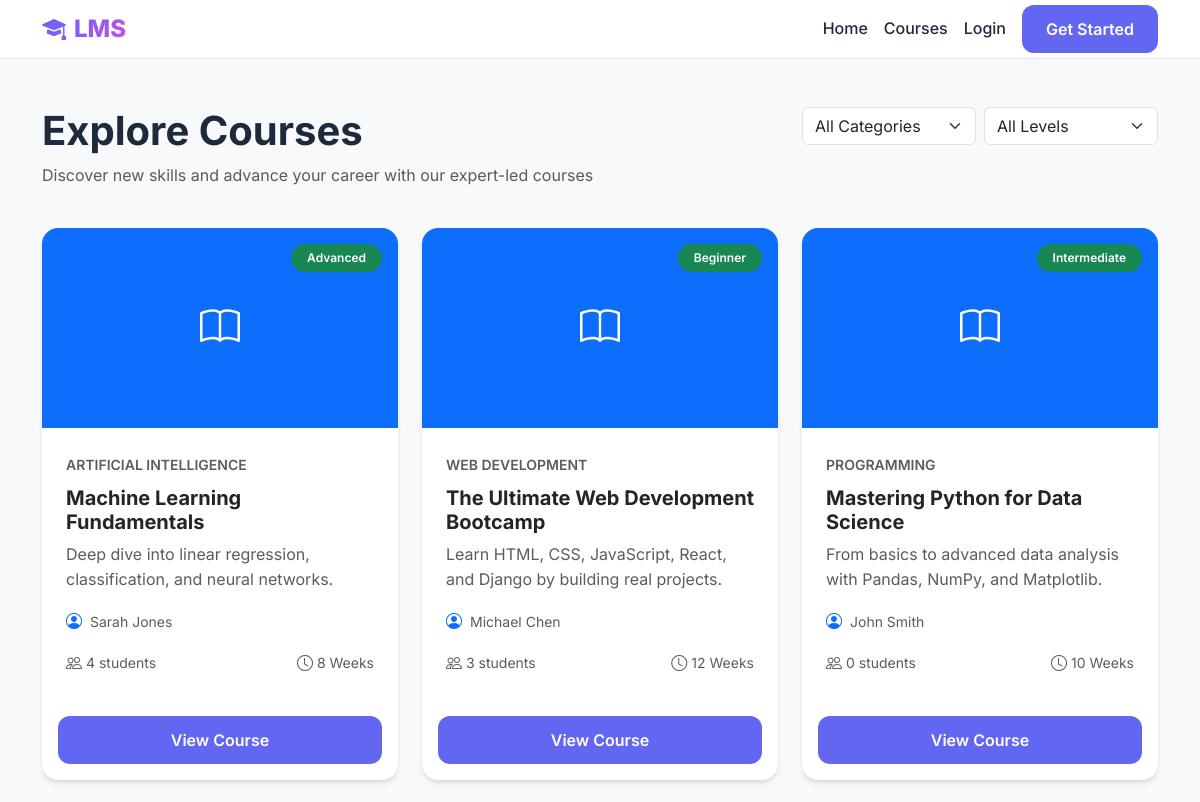
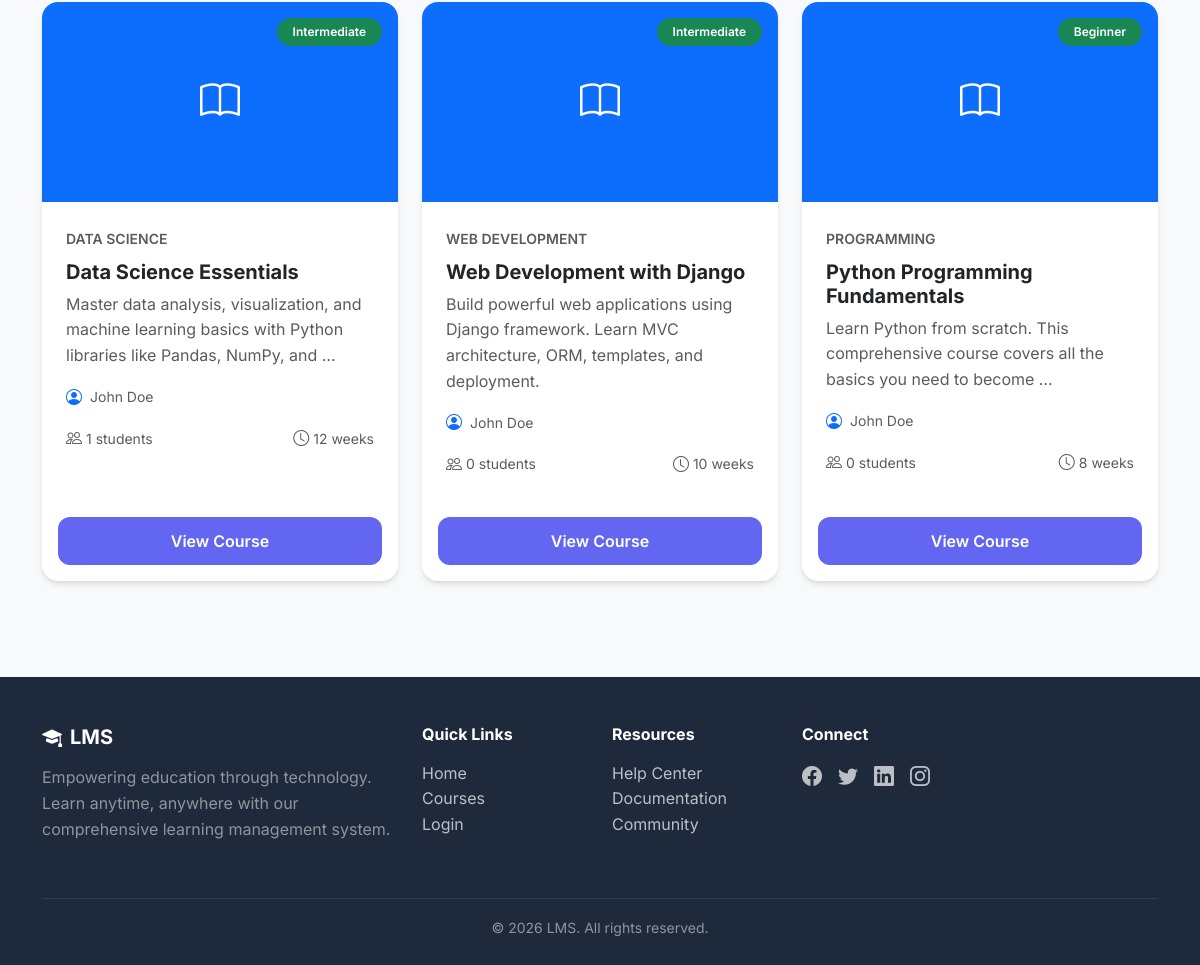
Page /courses/ on the committed database (2 pictures, top to bottom).
### courses/models.py (models this page shows, shortened)
class Course(models.Model):
    STATUS_CHOICES = [
        ('draft', 'Draft'),
        ('published', 'Published'),
        ('archived', 'Archived'),
    ]
    title = models.CharField(max_length=200)
    description = models.TextField()
    instructor = models.ForeignKey(User, on_delete=models.CASCADE, related_name='courses_taught', limit_choices_to={'role': 'instructor'})
    cover_image = models.ImageField(upload_to='courses/covers/', blank=True, null=True)
    category = models.CharField(max_length=100, blank=True, null=True)
    duration = models.CharField(max_length=50, help_text="e.g., '8 weeks', '3 months'")
    difficulty = models.CharField(max_length=20, choices=[
        ('beginner', 'Beginner'),
        ('intermediate', 'Intermediate'),
        ('advanced', 'Advanced'),
    ], default='beginner')
    status = models.CharField(max_length=20, choices=STATUS_CHOICES, default='draft')
    max_students = models.PositiveIntegerField(default=100)
    created_at = models.DateTimeField(auto_now_add=True)
    updated_at = models.DateTimeField(auto_now=True)
    class Meta:
        ordering = ['-created_at']
    def enrolled_count(self):
        return self.enrollments.filter(status='active').count()

### accounts/models.py (models this page shows, shortened)
class User(AbstractUser):
    ROLE_CHOICES = [
        ('admin', 'Admin'),
        ('instructor', 'Instructor'),
        ('student', 'Student'),
    ]
    role = models.CharField(max_length=20, choices=ROLE_CHOICES, default='student')
    email = models.EmailField(unique=True)
    profile_picture = models.ImageField(upload_to='profiles/', blank=True, null=True)
    bio = models.TextField(blank=True, null=True)
    phone_number = models.CharField(max_length=15, blank=True, null=True)
    date_of_birth = models.DateField(blank=True, null=True)
    reset_token = models.CharField(max_length=100, blank=True, null=True)
    reset_token_expiry = models.DateTimeField(blank=True, null=True)
    created_at = models.DateTimeField(auto_now_add=True)
    updated_at = models.DateTimeField(auto_now=True)

### courses/views.py (the view)
# urls.py: path('', views.course_list, name='course_list'),
def course_list(request):
    courses = Course.objects.filter(status='published')
    category = request.GET.get('category')
    difficulty = request.GET.get('difficulty')
    if category:
        courses = courses.filter(category__iexact=category)
    if difficulty:
        courses = courses.filter(difficulty=difficulty)
    categories = Course.objects.filter(status='published').values_list('category', flat=True).distinct()
    context = {
        'courses': courses,
        'categories': categories,
        'selected_category': category,
        'selected_difficulty': difficulty,
    }
    return render(request, 'courses/course_list.html', context)

### templates/courses/course_list.html (shortened to what this page needs)
{% extends 'base.html' %}
{% block content %}
<div class="bg-light py-5">
    <div class="container">
        <div class="row mb-4">
            <div class="col-lg-8">
                <h1 class="fw-bold mb-2">Explore Courses</h1>
                <p class="text-muted">Discover new skills and advance your career with our expert-led courses</p>
            </div>
            <div class="col-lg-4">
                <form method="get" class="d-flex gap-2">
                    <select name="category" class="form-select" onchange="this.form.submit()">
                        <option value="">All Categories</option>
                    </select>
                    <select name="difficulty" class="form-select" onchange="this.form.submit()">
                        <option value="">All Levels</option>
                    </select>
                </form>
            </div>
        </div>
        <div class="row g-4">
            {% for course in courses %}
            <div class="col-md-4">
                <div class="card course-card h-100">
                    {% if course.cover_image %}
                        <img src="{{ course.cover_image.url }}" class="card-img-top" alt="{{ course.title }}" style="height: 200px; object-fit: cover;">
                    {% else %}
                        <div class="card-img-top bg-primary d-flex align-items-center justify-content-center" style="height: 200px;">
                            <i class="bi bi-book fs-1 text-white"></i>
                        </div>
                    {% endif %}
                    <span class="badge bg-success position-absolute" style="top: 1rem; right: 1rem;">{{ course.difficulty|title }}</span>
                    <div class="card-body">
                        <small class="text-muted text-uppercase fw-semibold">{{ course.category|default:"General" }}</small>
                        <h5 class="card-title fw-bold mt-2 mb-2">{{ course.title }}</h5>
                        <p class="card-text text-muted">{{ course.description|truncatewords:15 }}</p>
                        <div class="d-flex align-items-center mb-3">
                            <i class="bi bi-person-circle me-2 text-primary"></i>
                            <small class="text-muted">{{ course.instructor.get_full_name|default:course.instructor.username }}</small>
                        </div>
                        <div class="d-flex justify-content-between align-items-center">
                            <div class="d-flex align-items-center text-muted">
                                <i class="bi bi-people me-1"></i>
                                <small>{{ course.enrolled_count }} students</small>
                            </div>
                            <div class="d-flex align-items-center text-muted">
                                <i class="bi bi-clock me-1"></i>
                                <small>{{ course.duration }}</small>
                            </div>
                        </div>
                    </div>
                    <div class="card-footer bg-transparent border-0 p-3">
                        <a href="{% url 'course_detail' course.id %}" class="btn btn-primary w-100">View Course</a>
                    </div>
                </div>
            </div>
            {% empty %}
            <div class="col-12 text-center py-5">
                <i class="bi bi-inbox fs-1 text-muted"></i>
                <h4 class="mt-3">No courses found</h4>
                <p class="text-muted">Try adjusting your filters or check back later for new courses.</p>
            </div>
            {% endfor %}
        </div>
    </div>
</div>
{% endblock %}

### templates/base.html (shortened to what this page needs)
<!DOCTYPE html>
<html lang="en">
<head>
    <link href="https://cdn.jsdelivr.net/npm/bootstrap@5.3.2/dist/css/bootstrap.min.css" rel="stylesheet">
    <link href="https://cdn.jsdelivr.net/npm/bootstrap-icons@1.11.1/font/bootstrap-icons.css" rel="stylesheet">
    {% load static %}
    <link rel="stylesheet" href="{% static 'css/styles.css' %}">
</head>
<body>
    <nav class="navbar navbar-expand-lg">
        <div class="container">
            <a class="navbar-brand" href="{% url 'home' %}">
                <i class="bi bi-mortarboard-fill me-2"></i>LMS
            </a>
            <div class="collapse navbar-collapse" id="navbarNav">
                <ul class="navbar-nav ms-auto align-items-center">
                    <li class="nav-item">
                        <a class="nav-link" href="{% url 'home' %}">Home</a>
                    </li>
                    <li class="nav-item">
                        <a class="nav-link" href="{% url 'course_list' %}">Courses</a>
                    </li>
                    {% if user.is_authenticated %}
                        <li class="nav-item">
                            <a class="nav-link" href="{% url 'dashboard' %}">
                                <i class="bi bi-speedometer2 me-1"></i>Dashboard
                            </a>
                        </li>
                        <li class="nav-item dropdown">
                            <a class="nav-link dropdown-toggle" href="#" role="button" data-bs-toggle="dropdown">
                                {% if user.profile_picture %}
                                    <img src="{{ user.profile_picture.url }}" alt="" class="rounded-circle" width="32" height="32">
                                {% else %}
                                    <i class="bi bi-person-circle fs-4"></i>
                                {% endif %}
                            </a>
                            <ul class="dropdown-menu dropdown-menu-end">
                                <li><a class="dropdown-item" href="{% url 'profile' %}"><i class="bi bi-person me-2"></i>Profile</a></li>
                                <li><hr class="dropdown-divider"></li>
                                <li><a class="dropdown-item" href="{% url 'logout' %}"><i class="bi bi-box-arrow-right me-2"></i>Logout</a></li>
                            </ul>
                        </li>
                    {% else %}
                        <li class="nav-item">
                            <a class="nav-link" href="{% url 'login' %}">Login</a>
                        </li>
                        <li class="nav-item">
                            <a class="btn btn-primary ms-2" href="{% url 'register' %}">Get Started</a>
                        </li>
                    {% endif %}
                </ul>
            </div>
        </div>
    </nav>
    {% block content %}{% endblock %}
    <footer class="footer mt-5">
        <div class="container">
            <div class="row">
                <div class="col-md-4 mb-4">
                    <h5 class="fw-bold mb-3"><i class="bi bi-mortarboard-fill me-2"></i>LMS</h5>
                    <p class="text-white-50">Empowering education through technology. Learn anytime, anywhere with our comprehensive learning management system.</p>
                </div>
                <div class="col-md-2 mb-4">
                    <h6 class="fw-bold mb-3">Quick Links</h6>
                    <ul class="list-unstyled">
                        <li><a href="{% url 'home' %}">Home</a></li>
                        <li><a href="{% url 'course_list' %}">Courses</a></li>
                        <li><a href="{% url 'login' %}">Login</a></li>
                    </ul>
                </div>
                <div class="col-md-2 mb-4">
                    <h6 class="fw-bold mb-3">Resources</h6>
                    <ul class="list-unstyled">
                        <li><a href="#">Help Center</a></li>
                        <li><a href="#">Documentation</a></li>
                        <li><a href="#">Community</a></li>
                    </ul>
                </div>
                <div class="col-md-4 mb-4">
                    <h6 class="fw-bold mb-3">Connect</h6>
                    <div class="d-flex gap-3">
                        <a href="#" class="fs-5"><i class="bi bi-facebook"></i></a>
                        <a href="#" class="fs-5"><i class="bi bi-twitter"></i></a>
                        <a href="#" class="fs-5"><i class="bi bi-linkedin"></i></a>
                        <a href="#" class="fs-5"><i class="bi bi-instagram"></i></a>
                    </div>
                </div>
            </div>
            <hr class="border-secondary">
            <div class="text-center text-white-50">
                <small>&copy; 2026 LMS. All rights reserved.</small>
            </div>
        </div>
    </footer>
</body>
</html>

### static/css/styles.css (style rules this page uses)
:root { --primary: #6366f1; --primary-dark: #4f46e5; --primary-light: #818cf8; --secondary: #10b981; --accent: #f59e0b; --danger: #ef4444; --dark: #1e293b; --light: #f8fafc; --gray: #64748b; --gray-light: #e2e8f0; --gradient-1: linear-gradient(135deg, #6366f1 0%, #8b5cf6 50%, #d946ef 100%); --gradient-2: linear-gradient(135deg, #10b981 0%, #06b6d4 100%); --shadow-sm: 0 1px 2px 0 rgb(0 0 0 / 0.05); --shadow: 0 4px 6px -1px rgb(0 0 0 / 0.1), 0 2px 4px -2px rgb(0 0 0 / 0.1); --shadow-lg: 0 10px 15px -3px rgb(0 0 0 / 0.1), 0 4px 6px -4px rgb(0 0 0 / 0.1); --shadow-xl: 0 20px 25px -5px rgb(0 0 0 / 0.1), 0 8px 10px -6px rgb(0 0 0 / 0.1); }
* { margin: 0; padding: 0; box-sizing: border-box; }
body { font-family: 'Inter', -apple-system, BlinkMacSystemFont, 'Segoe UI', Roboto, sans-serif; background: var(--light); color: var(--dark); line-height: 1.6; min-height: 100vh; }
.navbar { background: rgba(255, 255, 255, 0.95); backdrop-filter: blur(10px); border-bottom: 1px solid var(--gray-light); padding: 0; position: sticky; top: 0; z-index: 1000; }
.navbar-brand { font-size: 1.5rem; font-weight: 800; background: var(--gradient-1); -webkit-background-clip: text; -webkit-text-fill-color: transparent; background-clip: text; }
.navbar-nav .nav-link { font-weight: 500; color: var(--dark); padding: 1rem 1.25rem; transition: all 0.3s ease; }
.btn { font-weight: 600; padding: 0.75rem 1.5rem; border-radius: 0.75rem; transition: all 0.3s ease; border: none; }
.btn-primary { background: var(--primary); color: white; }
.card { background: white; border-radius: 1rem; border: none; box-shadow: var(--shadow); transition: all 0.3s ease; overflow: hidden; }
.card-body { padding: 1.5rem; }
.course-card { position: relative; }
.course-card .card-img-top { height: 200px; object-fit: cover; }
.course-card .badge { position: absolute; top: 1rem; right: 1rem; padding: 0.5rem 1rem; border-radius: 2rem; font-weight: 600; }
.badge { padding: 0.5rem 0.875rem; border-radius: 2rem; font-weight: 600; font-size: 0.75rem; }
.footer { background: var(--dark); color: white; padding: 3rem 0 1.5rem; }
.footer a { color: rgba(255, 255, 255, 0.7); text-decoration: none; transition: color 0.3s ease; }

### rows in the picture
Course: difficulty "Advanced", category "ARTIFICIAL INTELLIGENCE", title "Machine Learning Fundamentals", description "Deep dive into linear regression, classification, and neural networks.", instructor.get_full_name "Sarah Jones", enrolled_count "4", duration "8 Weeks"
Course: difficulty "Beginner", category "WEB DEVELOPMENT", title "The Ultimate Web Development Bootcamp", description "Learn HTML, CSS, JavaScript, React, and Django by building real projects.", instructor.get_full_name "Michael Chen", enrolled_count "3", duration "12 Weeks"
Course: difficulty "Intermediate", category "PROGRAMMING", title "Mastering Python for Data Science", description "From basics to advanced data analysis with Pandas, NumPy, and Matplotlib.", instructor.get_full_name "John Smith", enrolled_count "0", duration "10 Weeks"
Course: difficulty "Intermediate", category "DATA SCIENCE", title "Data Science Essentials", description "Master data analysis, visualization, and machine learning basics with Python libraries like Pandas, NumPy, and …", instructor.get_full_name "John Doe", enrolled_count "1", duration "12 weeks"
Course: difficulty "Intermediate", category "WEB DEVELOPMENT", title "Web Development with Django", description "Build powerful web applications using Django framework. Learn MVC architecture, ORM, templates, and deployment.", instructor.get_full_name "John Doe", enrolled_count "0", duration "10 weeks"
Course: difficulty "Beginner", category "PROGRAMMING", title "Python Programming Fundamentals", description "Learn Python from scratch. This comprehensive course covers all the basics you need to become …", instructor.get_full_name "John Doe", enrolled_count "0", duration "8 weeks"
